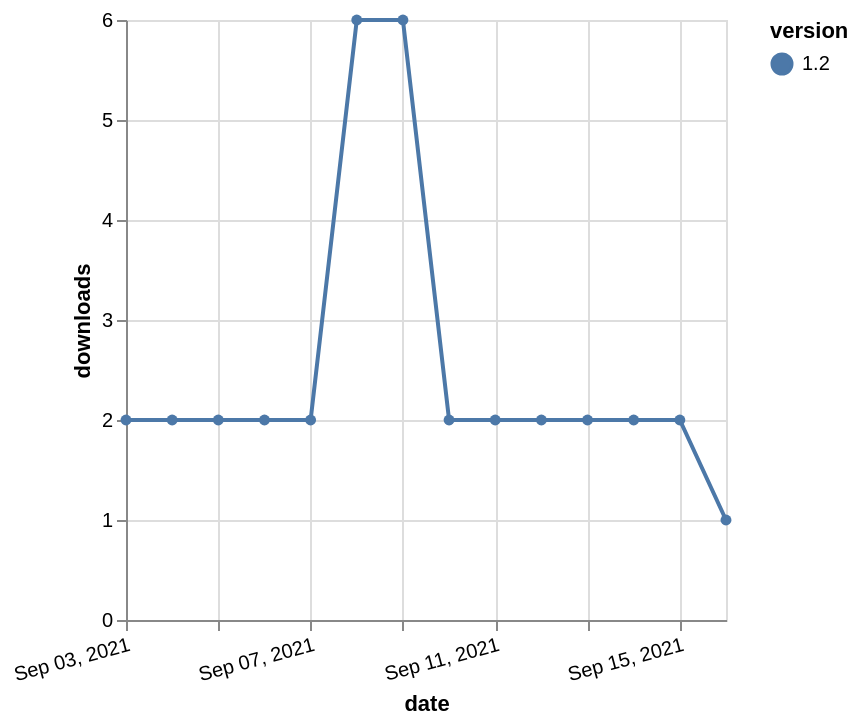

Write the Vega-Lite specification saved for this chart.
### Vega-Lite specification from a JSON file in a GitHub repository (floating-point values rounded to 4 significant figures)
{"$schema": "https://vega.github.io/schema/vega-lite/v5.json", "description": "A simple bar chart with embedded data.", "data": {"values": [{"date": "2021-09-03", "total": 4499, "delta": 2, "version": "1.2"}, {"date": "2021-09-04", "total": 4501, "delta": 2, "version": "1.2"}, {"date": "2021-09-05", "total": 4503, "delta": 2, "version": "1.2"}, {"date": "2021-09-06", "total": 4505, "delta": 2, "version": "1.2"}, {"date": "2021-09-07", "total": 4507, "delta": 2, "version": "1.2"}, {"date": "2021-09-08", "total": 4513, "delta": 6, "version": "1.2"}, {"date": "2021-09-09", "total": 4519, "delta": 6, "version": "1.2"}, {"date": "2021-09-10", "total": 4521, "delta": 2, "version": "1.2"}, {"date": "2021-09-11", "total": 4523, "delta": 2, "version": "1.2"}, {"date": "2021-09-12", "total": 4525, "delta": 2, "version": "1.2"}, {"date": "2021-09-13", "total": 4527, "delta": 2, "version": "1.2"}, {"date": "2021-09-14", "total": 4529, "delta": 2, "version": "1.2"}, {"date": "2021-09-15", "total": 4531, "delta": 2, "version": "1.2"}, {"date": "2021-09-16", "total": 4532, "delta": 1, "version": "1.2"}]}, "width": "container", "mark": {"type": "line", "point": {"filled": true}}, "encoding": {"x": {"field": "date", "type": "temporal", "timeUnit": "yearmonthdate", "title": "date", "axis": {"labelAngle": -15}}, "y": {"field": "delta", "type": "quantitative", "title": "downloads"}, "color": {"field": "version", "type": "nominal"}, "tooltip": {"field": "delta"}}}
